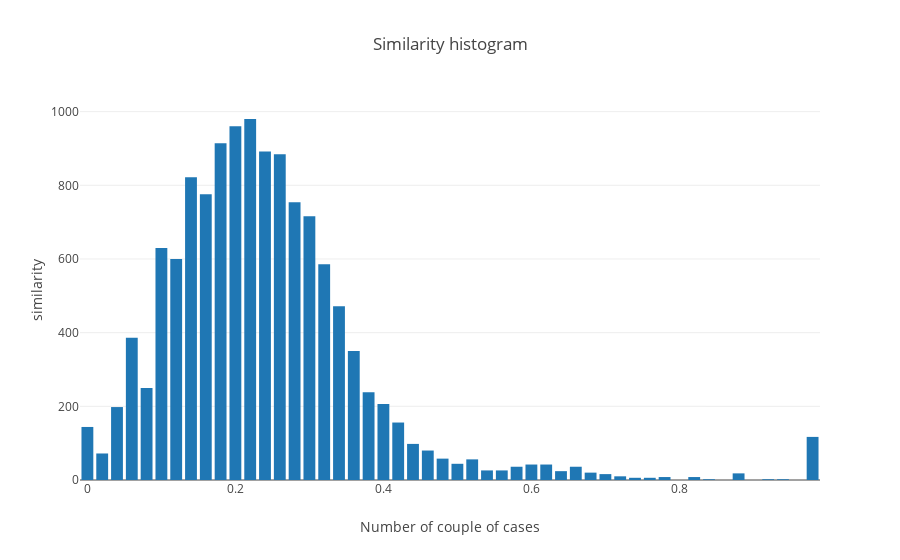

Source (notebook cell):
### Markdown cell above
## Heatmap and histogram of similarity between cases

### Code cell
hist, bins = np.histogram(simDF[['Sim']],bins=50)

layout = go.Layout(
    title = 'Similarity histogram',
    xaxis = dict(title='Number of couple of cases'),
    yaxis = dict(title='similarity')
)

histSimValues = go.Figure(data = [go.Bar(x=bins,y=hist)], layout=layout)
iplot(histSimValues, filename='Histogram-similarity')

### Figure 1 — Plotly figure (JSON) as saved in the notebook; plotly's stock layout.template omitted (floating-point values rounded to 4 significant figures)
{"data": [{"type": "bar", "x": [0, 0.02, 0.04, 0.06, 0.08, 0.1, 0.12, 0.14, 0.16, 0.18, 0.2, 0.22, 0.24, 0.26, 0.28, 0.3, 0.32, 0.34, 0.36, 0.38, 0.4, 0.42, 0.44, 0.46, 0.48, 0.5, 0.52, 0.54, 0.56, 0.58, 0.6, 0.62, 0.64, 0.66, 0.68, 0.7, 0.72, 0.74, 0.76, 0.78, 0.8, 0.82, 0.84, 0.86, 0.88, 0.9, 0.92, 0.94, 0.96, 0.98, 1], "y": [144, 72, 198, 386, 250, 630, 600, 822, 776, 914, 960, 980, 892, 884, 754, 716, 586, 472, 350, 238, 206, 156, 98, 80, 58, 44, 56, 26, 26, 36, 42, 42, 24, 36, 20, 16, 10, 6, 6, 8, 0, 8, 2, 0, 18, 0, 2, 2, 0, 117]}], "layout": {"title": "Similarity histogram", "xaxis": {"title": "Number of couple of cases"}, "yaxis": {"title": "similarity"}}}
